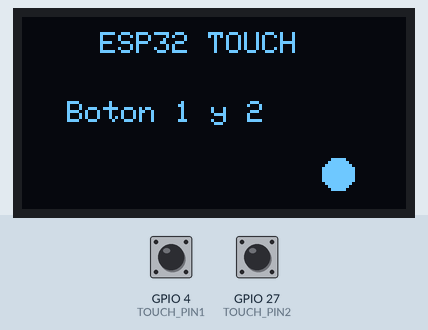
A sketch run on a simulated ESP32. Shown: 128×64 one-colour display. Inputs (shaded band) come from the test bench; at power-on: GPIO 4 (TOUCH_PIN1) HIGH, GPIO 27 (TOUCH_PIN2) HIGH.

Above: at 0.1 s.

The sketch:

SensorTouchOled.ino
```cpp
#include <Wire.h>
#include <Adafruit_GFX.h>
#include <Adafruit_SH110X.h>

#define SCREEN_WIDTH 128
#define SCREEN_HEIGHT 64
#define OLED_RESET -1
#define OLED_ADDRESS 0x3C

Adafruit_SH1106G display(
  SCREEN_WIDTH,
  SCREEN_HEIGHT,
  &Wire,
  OLED_RESET
);

const int TOUCH_PIN1 = 4;
const int TOUCH_PIN2 = 27;

const int UMBRAL_TOUCH = 800;

void setup() {

  Serial.begin(115200);

  Wire.begin(21, 22);

  if (!display.begin(OLED_ADDRESS, true)) {
    Serial.println("Error al iniciar la pantalla OLED");
    while (1);
  }

  display.clearDisplay();
  display.setTextColor(SH110X_WHITE);
}

void loop() {

  int valorTouch1 = touchRead(TOUCH_PIN1);
  int valorTouch2 = touchRead(TOUCH_PIN2);

  display.clearDisplay();

  display.setTextSize(1);
  display.setCursor(26, 5);
  display.println("ESP32 TOUCH");

  if (valorTouch1 <= UMBRAL_TOUCH && valorTouch2 >= UMBRAL_TOUCH) {

    display.setCursor(15, 28);
    display.println("Boton 1");


    display.fillCircle(105, 52, 5, SH110X_WHITE);
  }
  else if (valorTouch2 <= UMBRAL_TOUCH && valorTouch1 >= UMBRAL_TOUCH) {

    display.setCursor(15, 28);
    display.println("Boton 2");


    display.fillCircle(105, 52, 5, SH110X_WHITE);
  }
  else if (valorTouch2 <= UMBRAL_TOUCH && valorTouch1 <= UMBRAL_TOUCH) {

    display.setCursor(15, 28);
    display.println("Boton 1 y 2");


    display.fillCircle(105, 52, 5, SH110X_WHITE);
  }

  else if (valorTouch1 >= UMBRAL_TOUCH && valorTouch2 >= UMBRAL_TOUCH) {

    display.setCursor(32, 28);
    display.println("Esperando");


    display.fillCircle(20, 52, 5, SH110X_WHITE);
  }


  display.display();

  delay(100);
}
```
